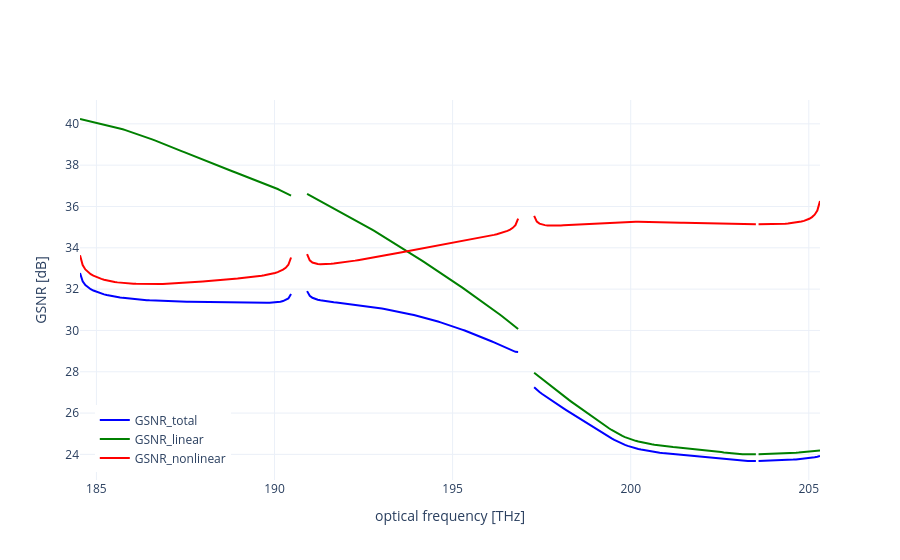

Here is the notebook cell this chart was saved with:
### Code cell
curves = [
    {"name": "GSNR_total", "values": ot, "color": "blue"},
    {"name": "GSNR_linear", "values": oa, "color": "green"},
    {"name": "GSNR_nonlinear", "values": on, "color": "red"},
]

plotter = GSNRPlotter(my_link_SNR_Param, curves, bands=bands)

fig = plotter.plot(N_s_max=1, matlab_indexing=True)
fig.show()
